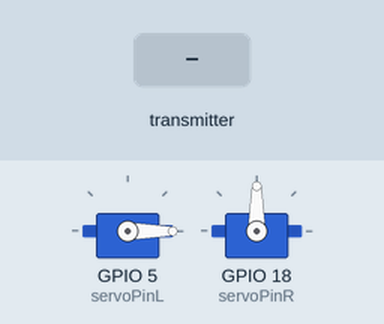
Recording of a sketch running on a simulated ESP32. Shown: 2 × servo. The test bench sets the inputs (shaded band).

Above: at 1.2 s.
1.3 s: the transmitter starts sending rob1Cmd = open
At 2.5 s:
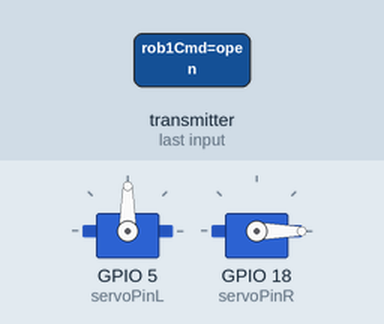
2.8 s: the transmitter starts sending rob1Cmd = close
At 3.7 s:
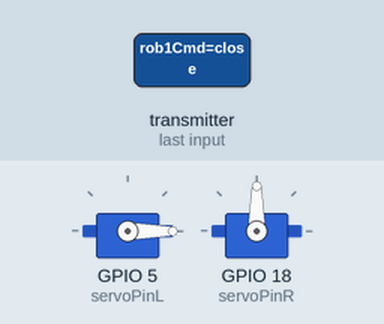
Timing chart, 0 to 5.8 s (numbered marks = the images above; inputs shaded):
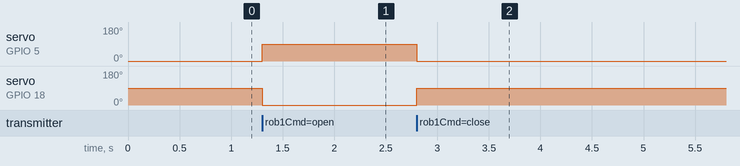

The sketch:

WROOM-PolESP.ino
```cpp
// CODE FOR POLULU ESP: REC FROM MIDDLE MAN / UART SEND TO POLULU
#include <HardwareSerial.h>
#include <WiFi.h>
#include <esp_wifi.h>
#include <esp_now.h>
#include <ESP32Servo.h>
#include <string.h>


// THOMAS ESP-WROOM-32 MAC ADDRESS
uint8_t espMac[] = {0x40, 0x22, 0xD8, 0x5F, 0xA9, 0xF0};
// SOHUM ESP32-PICO-MINI MAC ADDRESS
uint8_t broadcastAddress[] = {0xE8, 0x9F, 0x6D, 0x2F, 0xB2, 0xC4};

// Serial Channel for Polulu
HardwareSerial PolSerial(0);
// Servo ctrlr
Servo clwServoL;
Servo clwServoR;
int servoPinL = 5;
int servoPinR = 18;

// Message template across ESPS
typedef struct commands {
  char rob1Cmd[50];
  char rob2Cmd[50];
} commands;

// Cmds from middle man
commands rcvCmds;

// UART setup
int txPin = 1;
int rxPin = 3;

// FAKE COMPSND callback: to test middle man
void OnDataSent(const uint8_t *mac_addr, esp_now_send_status_t status) {
  Serial.print("\r\nLast Packet Send Status:\t");
  if (status == 0){
    Serial.println( "Delivery Success");
  }
  else{
    Serial.println("Delivery Fail");
  }
}
// FAKE COMPSND callback: to test middle man

bool claw = false;
// ESP REC CALLBACK, forwards command from comp to Polulu's UART Channel
void OnDataRecv(const uint8_t *mac, const uint8_t *incomingData, int len) {
  memcpy(&rcvCmds, incomingData, sizeof(commands));
  if (strcmp(rcvCmds.rob1Cmd, "open") == 0) {
    clwServoL.write(90);
    clwServoR.write(0);
  } else if (strcmp(rcvCmds.rob1Cmd, "close") == 0){
    clwServoL.write(0);
    clwServoR.write(90);
  } else {
    PolSerial.println(rcvCmds.rob1Cmd);
  }
}

esp_now_peer_info_t peerInfo;

void setup() {
  // Serial/UART Setup
  Serial.begin(115200);
  PolSerial.begin(115200, SERIAL_8N1, 3, 1);

  // Turn on LED for debug
  clwServoL.attach(servoPinL);
  clwServoL.write(0);
  clwServoR.attach(servoPinR);
  clwServoR.write(90);

  // Connecting to Middle Man
  WiFi.mode(WIFI_STA);
  if (esp_now_init() != ESP_OK) {
    Serial.println("Error initializing ESP-NOW");
    while (true);
  }
  memcpy(peerInfo.peer_addr, broadcastAddress, 6);
  peerInfo.channel = 0;
  peerInfo.encrypt = false;
  if (esp_now_add_peer(&peerInfo) != ESP_OK){
    Serial.println("Failed to add peer");
    return;
  }
  esp_now_register_recv_cb(esp_now_recv_cb_t(OnDataRecv));
}

// don't really need for polulu
void loop() {
}
```

Measured:
- after the input at 1.3 s, servo on GPIO 5 (servoPinL): 0° → 90° at once; servo on GPIO 18 (servoPinR): 90° → 0° at once
- after the input at 2.8 s, servo on GPIO 5 (servoPinL): 90° → 0° at once; servo on GPIO 18 (servoPinR): 0° → 90° at once
